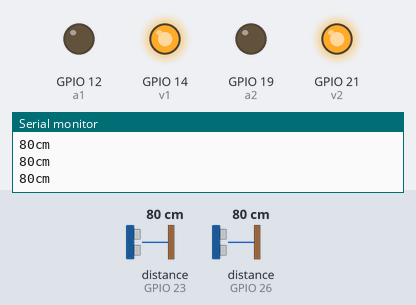
The sketch below on a simulated ESP32. Shown: output pins drawn as LEDs (lit = HIGH), the last lines printed to the serial monitor. Wiring (inferred from the names in the program): 2 × ultrasonic range finder: trigger GPIO 22, echo GPIO 23 / trigger GPIO 27, echo GPIO 26. The inputs (shaded band) are chosen by the test bench; at power-on: distance to the obstacle (sensors on GPIO 23, GPIO 26) 80 cm. The echo pulse lasts 58.3 µs per cm; pins used as bus, display or sensor lines are not drawn.

Above: at 1.2 s.
1.3 s: distance to the obstacle (sensor on GPIO 23) set to 10 cm
2.8 s: distance to the obstacle (sensor on GPIO 23) set to 7 cm
At 4.0 s:
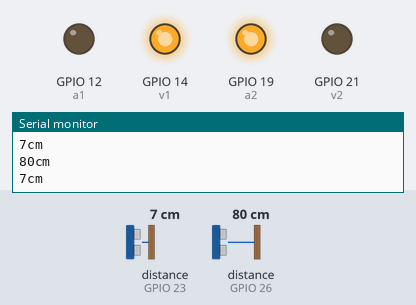
4.3 s: distance to the obstacle (sensor on GPIO 26) set to 10 cm
5.8 s: distance to the obstacle (sensor on GPIO 26) set to 7 cm
At 7.0 s:
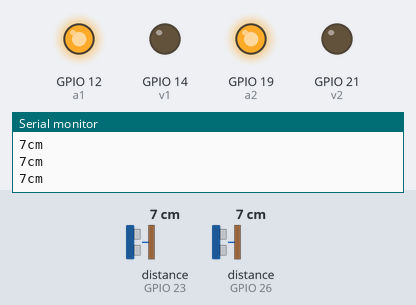
7.3 s: distance to the obstacle (sensor on GPIO 23) set to 3 cm
At 8.1 s:
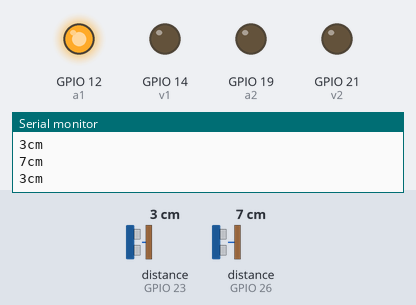
8.8 s: distance to the obstacle (sensor on GPIO 26) set to 2 cm
At 10.1 s:
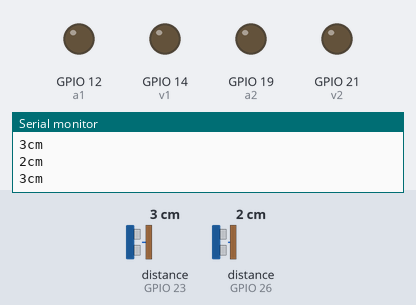
Timing chart, 0 to 11.3 s (numbered marks = the images above; inputs shaded):
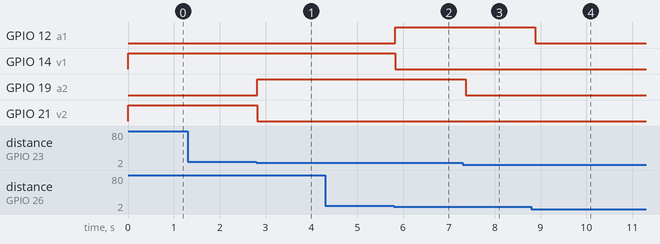

The sketch:

SmartParkingCodeNodemCu.ino
```cpp
//Sensor Ultrasonico 1
int v1 = 14;//DECLARACION DE LOS LEDS
int a1 = 12;//DECLARACION DE LOS LEDS
int r1 = 13;//DECLARACION DE LOS LEDS

int echoPin1 = 26;//DECLARACION DE PUERTO ECHO
int triggerPin1 = 27;//DECLARACION DE PUERTO TRIGGER
long ultrason1 = 0;

//Distancia sensor ultrasonico1 1
long readUltrasonicDistance1(int triggerPin1, int echoPin1)
{
  pinMode(triggerPin1, OUTPUT);  // Clear the trigger
  digitalWrite(triggerPin1, LOW);//LECTURA DEL PUERTO TRIGGER
  delayMicroseconds(2);
  // Sets the trigger pin to HIGH state for 10 microseconds
  digitalWrite(triggerPin1, HIGH);
  delayMicroseconds(10);
  digitalWrite(triggerPin1, LOW);//LECTURA DEL PUERTO TRIGGER
  pinMode(echoPin1, INPUT);
  // Reads the echo pin, and returns the sound wave travel time in microseconds *0.01723
  return (pulseIn(echoPin1, HIGH)*0.01723);

}

//Sensor Ultrasonico 2
int v2 = 21;//DECLARACION DE LOS LEDS
int a2 = 19;//DECLARACION DE LOS LEDS
int r2 = 18;//DECLARACION DE LOS LEDS

int echoPin2 = 23;//DECLARACION DE PUERTO ECHO
int triggerPin2 = 22;//DECLARACION DE PUERTO TRIGGER
long ultrason2 = 0;

long readUltrasonicDistance2(int triggerPin2, int echoPin2)
{
  pinMode(triggerPin2, OUTPUT);  // Clear the trigger
  digitalWrite(triggerPin2, LOW);//LECTURA DEL PUERTO TRIGGER
  delayMicroseconds(2);
  // Sets the trigger pin to HIGH state for 10 microseconds
  digitalWrite(triggerPin2, HIGH);
  delayMicroseconds(10);
  digitalWrite(triggerPin2, LOW);//LECTURA DEL PUERTO TRIGGER
  pinMode(echoPin2, INPUT);
  // Reads the echo pin, and returns the sound wave travel time in microseconds *0.01723
  return (pulseIn(echoPin2, HIGH)*0.01723);

}


void setup()
{
  Serial.begin(115200);

  pinMode(v1, OUTPUT);//SALIDA DEL LED 13
  pinMode(a1, OUTPUT);//SALIDA DEL LED 12
  pinMode(r1, OUTPUT);//SALIDA DEL LED 11

  pinMode(v2, OUTPUT);//SALIDA DEL LED 21
  pinMode(a2, OUTPUT);//SALIDA DEL LED 19
  pinMode(r2, OUTPUT);//SALIDA DEL LED 18
}

void loop()
{
  //Revision lugar de estacionamiento 1
  ultrason1 =readUltrasonicDistance1(27, 26);
  Serial.print(ultrason1);
  Serial.println("cm");

  if (ultrason1 > 12) {
    digitalWrite(v1, HIGH);// LECRURA DIGITAL DEL LED 13
    digitalWrite(a1, LOW);// LECRURA DIGITAL DEL LED 12
    digitalWrite(r1, LOW);// LECRURA DIGITAL DEL LED 11
  }
  if (ultrason1 <= 8 && ultrason1 > 4) {
    digitalWrite(v1, LOW);// LECRURA DIGITAL DEL LED 13
    digitalWrite(a1, HIGH);// LECRURA DIGITAL DEL LED 12
    digitalWrite(r1, LOW);// LECRURA DIGITAL DEL LED 11
  }
  if (ultrason1 <= 4) {
    digitalWrite(v1, LOW);// LECRURA DIGITAL DEL LED 13
    digitalWrite(a1, LOW);// LECRURA DIGITAL DEL LED 12
    digitalWrite(r1, HIGH);// LECRURA DIGITAL DEL LED 11
  }

  //Revision lugar de estacionamiento 2
  ultrason2 =readUltrasonicDistance2(22, 23);
  Serial.print(ultrason2);
  Serial.println("cm");

  if (ultrason2 > 12) {
    digitalWrite(v2, HIGH);// LECRURA DIGITAL DEL LED 13
    digitalWrite(a2, LOW);// LECRURA DIGITAL DEL LED 12
    digitalWrite(r2, LOW);// LECRURA DIGITAL DEL LED 11
  }
  if (ultrason2 <= 8 && ultrason2 > 4) {
    digitalWrite(v2, LOW);// LECRURA DIGITAL DEL LED 13
    digitalWrite(a2, HIGH);// LECRURA DIGITAL DEL LED 12
    digitalWrite(r2, LOW);// LECRURA DIGITAL DEL LED 11
  }
  if (ultrason2 <= 4) {
    digitalWrite(v2, LOW);// LECRURA DIGITAL DEL LED 13
    digitalWrite(a2, LOW);// LECRURA DIGITAL DEL LED 12
    digitalWrite(r2, HIGH);// LECRURA DIGITAL DEL LED 11
  }

  delay(100); // Wait for 100 millisecond(s)

}
```

Measured:
- the behaviour switches between 9 and 8 cm on distance to the obstacle (sensor on GPIO 23) (found by bisection; images 0 and 1)
- the behaviour switches between 9 and 8 cm on distance to the obstacle (sensor on GPIO 26) (found by bisection; images 1 and 2)
- the behaviour switches between 5 and 4 cm on distance to the obstacle (sensor on GPIO 23) (found by bisection; images 2 and 3)
- after the input at 2.8 s, GPIO 19 (a2): LOW → HIGH at once; GPIO 21 (v2): HIGH → LOW at once
- after the input at 5.8 s, GPIO 12 (a1): LOW → HIGH at once; GPIO 14 (v1): HIGH → LOW at once
- after the input at 7.3 s, GPIO 19 (a2): HIGH → LOW after 0.06 s
- after the input at 8.8 s, GPIO 12 (a1): HIGH → LOW after 0.09 s
